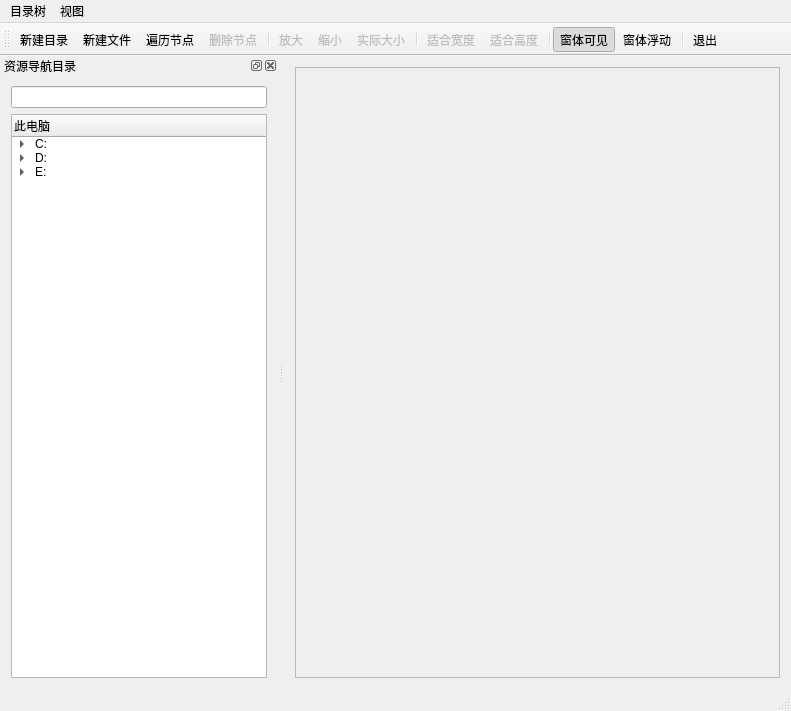
<?xml version="1.0" encoding="UTF-8"?>
<ui version="4.0">
 <class>DemoClass</class>
 <widget class="QMainWindow" name="DemoClass">
  <property name="geometry">
   <rect>
    <x>0</x>
    <y>0</y>
    <width>791</width>
    <height>711</height>
   </rect>
  </property>
  <property name="windowTitle">
   <string>Demo</string>
  </property>
  <widget class="QWidget" name="centralWidget">
   <layout class="QGridLayout" name="gridLayout_3">
    <item row="0" column="1">
     <widget class="QScrollArea" name="scrollArea">
      <property name="widgetResizable">
       <bool>true</bool>
      </property>
      <widget class="QWidget" name="scrollAreaWidgetContents">
       <property name="geometry">
        <rect>
         <x>0</x>
         <y>0</y>
         <width>493</width>
         <height>596</height>
        </rect>
       </property>
       <layout class="QGridLayout" name="gridLayout_2">
        <item row="0" column="0">
         <widget class="QLabel" name="label">
          <property name="text">
           <string/>
          </property>
          <property name="alignment">
           <set>Qt::AlignCenter</set>
          </property>
         </widget>
        </item>
       </layout>
      </widget>
     </widget>
    </item>
   </layout>
  </widget>
  <widget class="QMenuBar" name="menuBar">
   <property name="geometry">
    <rect>
     <x>0</x>
     <y>0</y>
     <width>791</width>
     <height>23</height>
    </rect>
   </property>
   <widget class="QMenu" name="menu">
    <property name="title">
     <string>目录树</string>
    </property>
    <addaction name="actionNewDir"/>
    <addaction name="actionNewFile"/>
    <addaction name="separator"/>
    <addaction name="actionQuit"/>
   </widget>
   <widget class="QMenu" name="menu_2">
    <property name="title">
     <string>视图</string>
    </property>
    <addaction name="actionZoomIn"/>
    <addaction name="actionZoomOut"/>
    <addaction name="actionRealSize"/>
   </widget>
   <addaction name="menu"/>
   <addaction name="menu_2"/>
  </widget>
  <widget class="QToolBar" name="mainToolBar">
   <property name="toolButtonStyle">
    <enum>Qt::ToolButtonTextUnderIcon</enum>
   </property>
   <attribute name="toolBarArea">
    <enum>TopToolBarArea</enum>
   </attribute>
   <attribute name="toolBarBreak">
    <bool>false</bool>
   </attribute>
   <addaction name="actionNewDir"/>
   <addaction name="actionNewFile"/>
   <addaction name="actionScanItem"/>
   <addaction name="actionDeleteItem"/>
   <addaction name="separator"/>
   <addaction name="actionZoomIn"/>
   <addaction name="actionZoomOut"/>
   <addaction name="actionRealSize"/>
   <addaction name="separator"/>
   <addaction name="actionFitWidth"/>
   <addaction name="actionFitHeight"/>
   <addaction name="separator"/>
   <addaction name="actionDockShow"/>
   <addaction name="actionDockFloat"/>
   <addaction name="separator"/>
   <addaction name="actionQuit"/>
  </widget>
  <widget class="QStatusBar" name="statusBar"/>
  <widget class="QDockWidget" name="dockWidget">
   <property name="floating">
    <bool>false</bool>
   </property>
   <property name="allowedAreas">
    <set>Qt::LeftDockWidgetArea|Qt::RightDockWidgetArea</set>
   </property>
   <property name="windowTitle">
    <string>资源导航目录</string>
   </property>
   <attribute name="dockWidgetArea">
    <number>1</number>
   </attribute>
   <widget class="QWidget" name="dockWidgetContents">
    <layout class="QVBoxLayout" name="verticalLayout">
     <item>
      <widget class="MyLineEdit" name="myLineEdit"/>
     </item>
     <item>
      <widget class="QTreeWidget" name="treeWidget">
       <property name="expandsOnDoubleClick">
        <bool>true</bool>
       </property>
       <column>
        <property name="text">
         <string>此电脑</string>
        </property>
       </column>
       <item>
        <property name="text">
         <string>C:</string>
        </property>
        <item>
         <property name="text">
          <string>admin</string>
         </property>
        </item>
        <item>
         <property name="text">
          <string>window</string>
         </property>
        </item>
       </item>
       <item>
        <property name="text">
         <string>D:</string>
        </property>
        <item>
         <property name="text">
          <string>project</string>
         </property>
        </item>
        <item>
         <property name="text">
          <string>software</string>
         </property>
        </item>
       </item>
       <item>
        <property name="text">
         <string>E:</string>
        </property>
        <item>
         <property name="text">
          <string>mirror</string>
         </property>
        </item>
       </item>
      </widget>
     </item>
    </layout>
   </widget>
  </widget>
  <action name="actionNewDir">
   <property name="icon">
    <iconset resource="demo.qrc">
     <normaloff>:/Demo/exit.svg</normaloff>:/Demo/exit.svg</iconset>
   </property>
   <property name="text">
    <string>新建目录</string>
   </property>
   <property name="toolTip">
    <string>目录</string>
   </property>
  </action>
  <action name="actionNewFile">
   <property name="icon">
    <iconset resource="demo.qrc">
     <normaloff>:/Demo/exit.svg</normaloff>:/Demo/exit.svg</iconset>
   </property>
   <property name="text">
    <string>新建文件</string>
   </property>
   <property name="toolTip">
    <string>文件</string>
   </property>
  </action>
  <action name="actionZoomIn">
   <property name="checkable">
    <bool>false</bool>
   </property>
   <property name="enabled">
    <bool>false</bool>
   </property>
   <property name="icon">
    <iconset resource="demo.qrc">
     <normaloff>:/Demo/exit.svg</normaloff>:/Demo/exit.svg</iconset>
   </property>
   <property name="text">
    <string>放大</string>
   </property>
   <property name="toolTip">
    <string>放大镜</string>
   </property>
  </action>
  <action name="actionZoomOut">
   <property name="enabled">
    <bool>false</bool>
   </property>
   <property name="icon">
    <iconset resource="demo.qrc">
     <normaloff>:/Demo/exit.svg</normaloff>:/Demo/exit.svg</iconset>
   </property>
   <property name="text">
    <string>缩小</string>
   </property>
   <property name="toolTip">
    <string>进行缩小</string>
   </property>
  </action>
  <action name="actionRealSize">
   <property name="enabled">
    <bool>false</bool>
   </property>
   <property name="icon">
    <iconset resource="demo.qrc">
     <normaloff>:/Demo/exit.svg</normaloff>:/Demo/exit.svg</iconset>
   </property>
   <property name="text">
    <string>实际大小</string>
   </property>
   <property name="toolTip">
    <string>放大或缩小后恢复大小</string>
   </property>
  </action>
  <action name="actionFitWidth">
   <property name="enabled">
    <bool>false</bool>
   </property>
   <property name="icon">
    <iconset resource="demo.qrc">
     <normaloff>:/Demo/exit.svg</normaloff>:/Demo/exit.svg</iconset>
   </property>
   <property name="text">
    <string>适合宽度</string>
   </property>
   <property name="toolTip">
    <string>适合图片的宽度</string>
   </property>
  </action>
  <action name="actionFitHeight">
   <property name="enabled">
    <bool>false</bool>
   </property>
   <property name="icon">
    <iconset resource="demo.qrc">
     <normaloff>:/Demo/exit.svg</normaloff>:/Demo/exit.svg</iconset>
   </property>
   <property name="text">
    <string>适合高度</string>
   </property>
  </action>
  <action name="actionQuit">
   <property name="icon">
    <iconset resource="demo.qrc">
     <normaloff>:/Demo/exit.svg</normaloff>:/Demo/exit.svg</iconset>
   </property>
   <property name="text">
    <string>退出</string>
   </property>
   <property name="toolTip">
    <string>进行退出</string>
   </property>
  </action>
  <action name="actionDeleteItem">
   <property name="enabled">
    <bool>false</bool>
   </property>
   <property name="icon">
    <iconset resource="demo.qrc">
     <normaloff>:/Demo/exit.svg</normaloff>:/Demo/exit.svg</iconset>
   </property>
   <property name="text">
    <string>删除节点</string>
   </property>
  </action>
  <action name="actionScanItem">
   <property name="icon">
    <iconset resource="demo.qrc">
     <normaloff>:/Demo/exit.svg</normaloff>:/Demo/exit.svg</iconset>
   </property>
   <property name="text">
    <string>遍历节点</string>
   </property>
  </action>
  <action name="actionDockShow">
   <property name="checkable">
    <bool>true</bool>
   </property>
   <property name="checked">
    <bool>true</bool>
   </property>
   <property name="icon">
    <iconset resource="demo.qrc">
     <normaloff>:/Demo/exit.svg</normaloff>:/Demo/exit.svg</iconset>
   </property>
   <property name="text">
    <string>窗体可见</string>
   </property>
  </action>
  <action name="actionDockFloat">
   <property name="checkable">
    <bool>true</bool>
   </property>
   <property name="checked">
    <bool>false</bool>
   </property>
   <property name="enabled">
    <bool>true</bool>
   </property>
   <property name="icon">
    <iconset resource="demo.qrc">
     <normaloff>:/Demo/exit.svg</normaloff>:/Demo/exit.svg</iconset>
   </property>
   <property name="text">
    <string>窗体浮动</string>
   </property>
   <property name="toolTip">
    <string>窗体浮动</string>
   </property>
   <property name="visible">
    <bool>true</bool>
   </property>
  </action>
 </widget>
 <layoutdefault spacing="6" margin="11"/>
 <customwidgets>
  <customwidget>
   <class>MyLineEdit</class>
   <extends>QLineEdit</extends>
   <header>mylineedit.h</header>
  </customwidget>
 </customwidgets>
 <resources>
  <include location="demo.qrc"/>
 </resources>
 <connections>
  <connection>
   <sender>actionQuit</sender>
   <signal>triggered()</signal>
   <receiver>DemoClass</receiver>
   <slot>close()</slot>
   <hints>
    <hint type="sourcelabel">
     <x>-1</x>
     <y>-1</y>
    </hint>
    <hint type="destinationlabel">
     <x>395</x>
     <y>355</y>
    </hint>
   </hints>
  </connection>
 </connections>
</ui>
